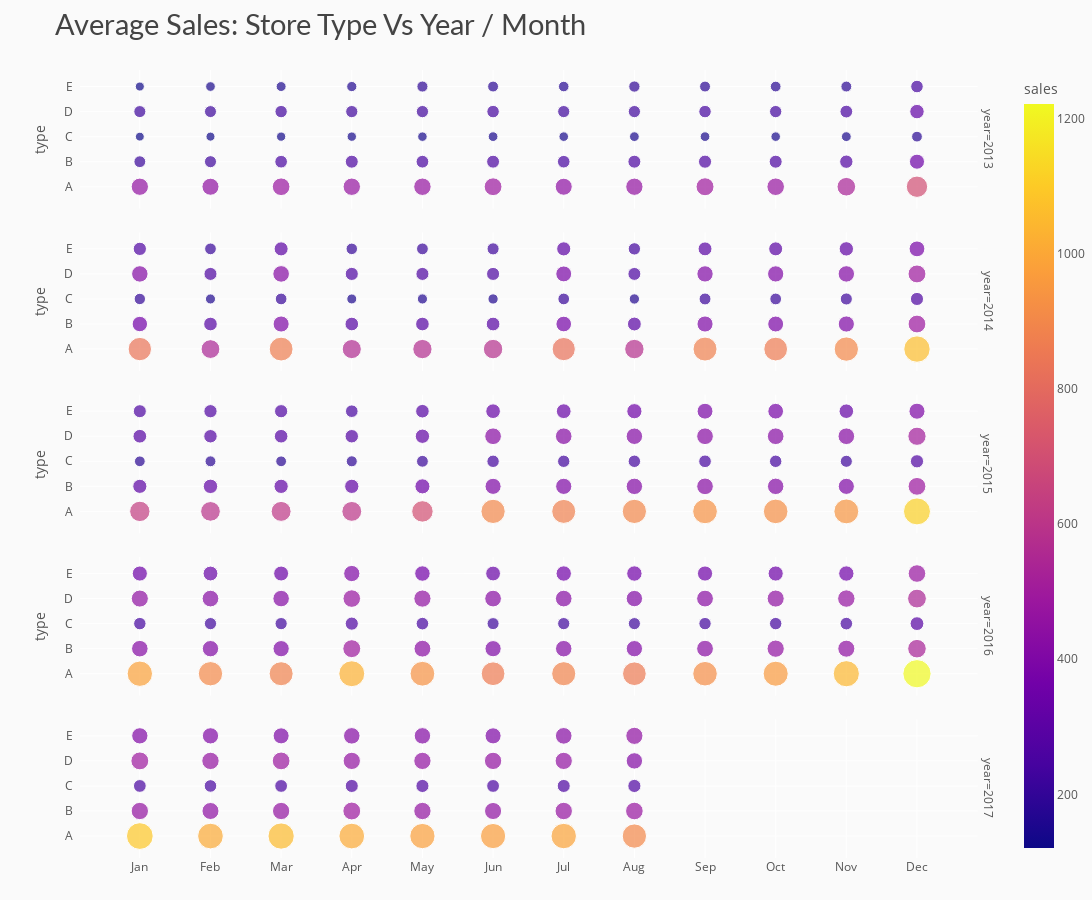

Notebook source saved alongside this figure:
### Markdown cell above
#### Visuals on Type by Year / Month

### Code cell
temp = merged_store_df.copy()
temp["year"] = temp["date"].dt.year
temp["month"] = temp["date"].dt.month
df_y_m_st = temp.groupby(['year','month','type']).agg({"sales" : "mean"}).reset_index()
df_y_m_st['sales'] = round(df_y_m_st['sales'], 2)

# chart
fig = px.scatter(df_y_m_st, x='month', y='type', color='sales', size='sales', 
                 facet_row='year', title='Average Sales: Store Type Vs Year / Month')
# styling
fig.update_yaxes(ticksuffix='  ')
fig.update_xaxes(tickmode = 'array', tickvals=[i for i in range(1,13)], 
                 ticktext=['Jan','Feb','Mar','Apr','May','Jun','Jul','Aug','Sep','Oct','Nov','Dec'])
fig.update_layout(height=900, width=1200, xaxis_title='', yaxis_title='',
                  margin=dict(t=70, b=0),
                  plot_bgcolor='#fafafa', paper_bgcolor='#fafafa',
                  title_font=dict(size=29, color='#444', family="Lato, sans-serif"),
                  font=dict(color='#555'), 
                  hoverlabel=dict(bgcolor="#f2f2f2", font_size=13, font_family="Lato, sans-serif"))

fig.show()

### Figure 1 — Plotly figure (JSON) as saved in the notebook; plotly's stock layout.template omitted (floating-point values rounded to 4 significant figures)
{"data": [{"hovertemplate": "year=2013<br>month=%{x}<br>type=%{y}<br>sales=%{marker.color}<extra></extra>", "legendgroup": "", "marker": {"color": [456.7, 213.7, 120.8, 221.8, 125.1, 445.5, 223.1, 124.8, 219.7, 143.6, 478.1, 245, 131.5, 233.3, 151.8, 463.4, 257.9, 135.0, 227.7, 159.0, 465.4, 248.8, 138.5, 229.2, 187.8, 485.1, 255.6, 144.6, 239.1, 181.2, 444.0, 243.2, 139.9, 226.7, 170.2, 457.6, 256.4, 145.1, 228.8, 194.6, 494.6, 263.4, 143.4, 238.8, 182.2, 471.6, 258.7, 139.1, 231.9, 175.7, 531.0, 272.4, 147.5, 249.3, 181.7, 696.5, 348.3, 176.6, 319.1, 241.1], "coloraxis": "coloraxis", "size": [456.7, 213.7, 120.8, 221.8, 125.1, 445.5, 223.1, 124.8, 219.7, 143.6, 478.1, 245, 131.5, 233.3, 151.8, 463.4, 257.9, 135.0, 227.7, 159.0, 465.4, 248.8, 138.5, 229.2, 187.8, 485.1, 255.6, 144.6, 239.1, 181.2, 444.0, 243.2, 139.9, 226.7, 170.2, 457.6, 256.4, 145.1, 228.8, 194.6, 494.6, 263.4, 143.4, 238.8, 182.2, 471.6, 258.7, 139.1, 231.9, 175.7, 531.0, 272.4, 147.5, 249.3, 181.7, 696.5, 348.3, 176.6, 319.1, 241.1], "sizemode": "area", "sizeref": 3.054, "symbol": "circle"}, "mode": "markers", "name": "", "orientation": "h", "showlegend": false, "type": "scatter", "x": [1, 1, 1, 1, 1, 2, 2, 2, 2, 2, 3, 3, 3, 3, 3, 4, 4, 4, 4, 4, 5, 5, 5, 5, 5, 6, 6, 6, 6, 6, 7, 7, 7, 7, 7, 8, 8, 8, 8, 8, 9, 9, 9, 9, 9, 10, 10, 10, 10, 10, 11, 11, 11, 11, 11, 12, 12, 12, 12, 12], "xaxis": "x5", "y": ["A", "B", "C", "D", "E", "A", "B", "C", "D", "E", "A", "B", "C", "D", "E", "A", "B", "C", "D", "E", "A", "B", "C", "D", "E", "A", "B", "C", "D", "E", "A", "B", "C", "D", "E", "A", "B", "C", "D", "E", "A", "B", "C", "D", "E", "A", "B", "C", "D", "E", "A", "B", "C", "D", "E", "A", "B", "C", "D", "E"], "yaxis": "y5"}, {"hovertemplate": "year=2014<br>month=%{x}<br>type=%{y}<br>sales=%{marker.color}<extra></extra>", "legendgroup": "", "marker": {"color": [835.3, 364.2, 198.7, 414.0, 269.1, 539.7, 284.7, 156.4, 261.4, 210.8, 867.2, 396.0, 209.6, 422.1, 302.2, 559.8, 283.8, 152.5, 263.6, 202.3, 569.7, 285.0, 159.1, 261.2, 213.7, 577.9, 288.6, 161.0, 260.9, 224.2, 824.8, 374.9, 210.0, 386.3, 305.7, 577.0, 293.5, 163.1, 256.5, 233.5, 879.7, 397.4, 218.6, 407.3, 296.7, 862.0, 387.9, 210.9, 403.7, 299.4, 904.0, 400.7, 224.4, 412.5, 315.9, 1065.0, 484.1, 262.8, 490.5, 382.3], "coloraxis": "coloraxis", "size": [835.3, 364.2, 198.7, 414.0, 269.1, 539.7, 284.7, 156.4, 261.4, 210.8, 867.2, 396.0, 209.6, 422.1, 302.2, 559.8, 283.8, 152.5, 263.6, 202.3, 569.7, 285.0, 159.1, 261.2, 213.7, 577.9, 288.6, 161.0, 260.9, 224.2, 824.8, 374.9, 210.0, 386.3, 305.7, 577.0, 293.5, 163.1, 256.5, 233.5, 879.7, 397.4, 218.6, 407.3, 296.7, 862.0, 387.9, 210.9, 403.7, 299.4, 904.0, 400.7, 224.4, 412.5, 315.9, 1065.0, 484.1, 262.8, 490.5, 382.3], "sizemode": "area", "sizeref": 3.054, "symbol": "circle"}, "mode": "markers", "name": "", "orientation": "h", "showlegend": false, "type": "scatter", "x": [1, 1, 1, 1, 1, 2, 2, 2, 2, 2, 3, 3, 3, 3, 3, 4, 4, 4, 4, 4, 5, 5, 5, 5, 5, 6, 6, 6, 6, 6, 7, 7, 7, 7, 7, 8, 8, 8, 8, 8, 9, 9, 9, 9, 9, 10, 10, 10, 10, 10, 11, 11, 11, 11, 11, 12, 12, 12, 12, 12], "xaxis": "x4", "y": ["A", "B", "C", "D", "E", "A", "B", "C", "D", "E", "A", "B", "C", "D", "E", "A", "B", "C", "D", "E", "A", "B", "C", "D", "E", "A", "B", "C", "D", "E", "A", "B", "C", "D", "E", "A", "B", "C", "D", "E", "A", "B", "C", "D", "E", "A", "B", "C", "D", "E", "A", "B", "C", "D", "E", "A", "B", "C", "D", "E"], "yaxis": "y4"}, {"hovertemplate": "year=2015<br>month=%{x}<br>type=%{y}<br>sales=%{marker.color}<extra></extra>", "legendgroup": "", "marker": {"color": [632.4, 305.3, 177.7, 287.2, 258.6, 592.3, 318.1, 181.2, 276.6, 268.3, 608.9, 311.3, 177.9, 283.4, 266.1, 603.6, 311.3, 186.7, 276.3, 243.5, 702.5, 347.5, 213.9, 314.7, 281.9, 898.2, 397.6, 236.6, 425.6, 329.1, 879.1, 401.4, 233.2, 422.0, 334.7, 898.8, 412.3, 237.4, 415.9, 354.1, 931.2, 424.1, 244.4, 426.2, 384.8, 923.7, 413.6, 236.3, 424.9, 377.8, 945.3, 399.1, 223.5, 423.6, 325.6, 1114.0, 484.1, 268.0, 507.6, 394.5], "coloraxis": "coloraxis", "size": [632.4, 305.3, 177.7, 287.2, 258.6, 592.3, 318.1, 181.2, 276.6, 268.3, 608.9, 311.3, 177.9, 283.4, 266.1, 603.6, 311.3, 186.7, 276.3, 243.5, 702.5, 347.5, 213.9, 314.7, 281.9, 898.2, 397.6, 236.6, 425.6, 329.1, 879.1, 401.4, 233.2, 422.0, 334.7, 898.8, 412.3, 237.4, 415.9, 354.1, 931.2, 424.1, 244.4, 426.2, 384.8, 923.7, 413.6, 236.3, 424.9, 377.8, 945.3, 399.1, 223.5, 423.6, 325.6, 1114.0, 484.1, 268.0, 507.6, 394.5], "sizemode": "area", "sizeref": 3.054, "symbol": "circle"}, "mode": "markers", "name": "", "orientation": "h", "showlegend": false, "type": "scatter", "x": [1, 1, 1, 1, 1, 2, 2, 2, 2, 2, 3, 3, 3, 3, 3, 4, 4, 4, 4, 4, 5, 5, 5, 5, 5, 6, 6, 6, 6, 6, 7, 7, 7, 7, 7, 8, 8, 8, 8, 8, 9, 9, 9, 9, 9, 10, 10, 10, 10, 10, 11, 11, 11, 11, 11, 12, 12, 12, 12, 12], "xaxis": "x3", "y": ["A", "B", "C", "D", "E", "A", "B", "C", "D", "E", "A", "B", "C", "D", "E", "A", "B", "C", "D", "E", "A", "B", "C", "D", "E", "A", "B", "C", "D", "E", "A", "B", "C", "D", "E", "A", "B", "C", "D", "E", "A", "B", "C", "D", "E", "A", "B", "C", "D", "E", "A", "B", "C", "D", "E", "A", "B", "C", "D", "E"], "yaxis": "y3"}, {"hovertemplate": "year=2016<br>month=%{x}<br>type=%{y}<br>sales=%{marker.color}<extra></extra>", "legendgroup": "", "marker": {"color": [983.9, 419.7, 236.2, 446.2, 350.2, 904.9, 409.2, 229.0, 424.8, 334.5, 882.9, 404.2, 229.0, 418.1, 341.9, 1027.0, 492.4, 264.1, 472.1, 402.8, 934.7, 434.1, 243.3, 453.3, 365.6, 860.5, 401.6, 221.9, 426.2, 334.2, 888.1, 415.4, 227.8, 424.6, 362.1, 856.3, 407.0, 224.5, 410.0, 362.1, 920.4, 431.4, 233.4, 432.2, 353.0, 960.4, 455.6, 236.7, 446.6, 351.1, 1046.0, 445.7, 243.0, 464.8, 360.3, 1222.0, 526.9, 290.9, 540.7, 473.0], "coloraxis": "coloraxis", "size": [983.9, 419.7, 236.2, 446.2, 350.2, 904.9, 409.2, 229.0, 424.8, 334.5, 882.9, 404.2, 229.0, 418.1, 341.9, 1027.0, 492.4, 264.1, 472.1, 402.8, 934.7, 434.1, 243.3, 453.3, 365.6, 860.5, 401.6, 221.9, 426.2, 334.2, 888.1, 415.4, 227.8, 424.6, 362.1, 856.3, 407.0, 224.5, 410.0, 362.1, 920.4, 431.4, 233.4, 432.2, 353.0, 960.4, 455.6, 236.7, 446.6, 351.1, 1046.0, 445.7, 243.0, 464.8, 360.3, 1222.0, 526.9, 290.9, 540.7, 473.0], "sizemode": "area", "sizeref": 3.054, "symbol": "circle"}, "mode": "markers", "name": "", "orientation": "h", "showlegend": false, "type": "scatter", "x": [1, 1, 1, 1, 1, 2, 2, 2, 2, 2, 3, 3, 3, 3, 3, 4, 4, 4, 4, 4, 5, 5, 5, 5, 5, 6, 6, 6, 6, 6, 7, 7, 7, 7, 7, 8, 8, 8, 8, 8, 9, 9, 9, 9, 9, 10, 10, 10, 10, 10, 11, 11, 11, 11, 11, 12, 12, 12, 12, 12], "xaxis": "x2", "y": ["A", "B", "C", "D", "E", "A", "B", "C", "D", "E", "A", "B", "C", "D", "E", "A", "B", "C", "D", "E", "A", "B", "C", "D", "E", "A", "B", "C", "D", "E", "A", "B", "C", "D", "E", "A", "B", "C", "D", "E", "A", "B", "C", "D", "E", "A", "B", "C", "D", "E", "A", "B", "C", "D", "E", "A", "B", "C", "D", "E"], "yaxis": "y2"}, {"hovertemplate": "year=2017<br>month=%{x}<br>type=%{y}<br>sales=%{marker.color}<extra></extra>", "legendgroup": "", "marker": {"color": [1091.0, 459.2, 249.0, 489.8, 405.9, 1007.0, 443.0, 242.0, 461.7, 404.9, 1054.0, 457.9, 250.5, 481.7, 394.2, 1008.0, 487.6, 261.4, 457.3, 417.5, 976.5, 459.5, 264.0, 456.9, 414.2, 970.9, 447.0, 251.7, 459.1, 397.2, 988.3, 464.3, 260.7, 454.9, 424.1, 903.1, 473.7, 265.4, 412.0, 451.0], "coloraxis": "coloraxis", "size": [1091.0, 459.2, 249.0, 489.8, 405.9, 1007.0, 443.0, 242.0, 461.7, 404.9, 1054.0, 457.9, 250.5, 481.7, 394.2, 1008.0, 487.6, 261.4, 457.3, 417.5, 976.5, 459.5, 264.0, 456.9, 414.2, 970.9, 447.0, 251.7, 459.1, 397.2, 988.3, 464.3, 260.7, 454.9, 424.1, 903.1, 473.7, 265.4, 412.0, 451.0], "sizemode": "area", "sizeref": 3.054, "symbol": "circle"}, "mode": "markers", "name": "", "orientation": "h", "showlegend": false, "type": "scatter", "x": [1, 1, 1, 1, 1, 2, 2, 2, 2, 2, 3, 3, 3, 3, 3, 4, 4, 4, 4, 4, 5, 5, 5, 5, 5, 6, 6, 6, 6, 6, 7, 7, 7, 7, 7, 8, 8, 8, 8, 8], "xaxis": "x", "y": ["A", "B", "C", "D", "E", "A", "B", "C", "D", "E", "A", "B", "C", "D", "E", "A", "B", "C", "D", "E", "A", "B", "C", "D", "E", "A", "B", "C", "D", "E", "A", "B", "C", "D", "E", "A", "B", "C", "D", "E"], "yaxis": "y"}], "layout": {"annotations": [{"font": {}, "showarrow": false, "text": "year=2017", "textangle": 90, "x": 0.98, "xanchor": "left", "xref": "paper", "y": 0.088, "yanchor": "middle", "yref": "paper"}, {"font": {}, "showarrow": false, "text": "year=2016", "textangle": 90, "x": 0.98, "xanchor": "left", "xref": "paper", "y": 0.294, "yanchor": "middle", "yref": "paper"}, {"font": {}, "showarrow": false, "text": "year=2015", "textangle": 90, "x": 0.98, "xanchor": "left", "xref": "paper", "y": 0.5, "yanchor": "middle", "yref": "paper"}, {"font": {}, "showarrow": false, "text": "year=2014", "textangle": 90, "x": 0.98, "xanchor": "left", "xref": "paper", "y": 0.706, "yanchor": "middle", "yref": "paper"}, {"font": {}, "showarrow": false, "text": "year=2013", "textangle": 90, "x": 0.98, "xanchor": "left", "xref": "paper", "y": 0.912, "yanchor": "middle", "yref": "paper"}], "coloraxis": {"colorbar": {"title": {"text": "sales"}}, "colorscale": [[0, "#0d0887"], [0.1111, "#46039f"], [0.2222, "#7201a8"], [0.3333, "#9c179e"], [0.4444, "#bd3786"], [0.5556, "#d8576b"], [0.6667, "#ed7953"], [0.7778, "#fb9f3a"], [0.8889, "#fdca26"], [1, "#f0f921"]]}, "font": {"color": "#555"}, "height": 900, "hoverlabel": {"bgcolor": "#f2f2f2", "font": {"family": "Lato, sans-serif", "size": 13}}, "legend": {"itemsizing": "constant", "tracegroupgap": 0}, "margin": {"b": 0, "t": 70}, "paper_bgcolor": "#fafafa", "plot_bgcolor": "#fafafa", "title": {"font": {"color": "#444", "family": "Lato, sans-serif", "size": 29}, "text": "Average Sales: Store Type Vs Year / Month"}, "width": 1200, "xaxis": {"anchor": "y", "domain": [0, 0.98], "tickmode": "array", "ticktext": ["Jan", "Feb", "Mar", "Apr", "May", "Jun", "Jul", "Aug", "Sep", "Oct", "Nov", "Dec"], "tickvals": [1, 2, 3, 4, 5, 6, 7, 8, 9, 10, 11, 12], "title": {"text": ""}}, "xaxis2": {"anchor": "y2", "domain": [0, 0.98], "matches": "x", "showticklabels": false, "tickmode": "array", "ticktext": ["Jan", "Feb", "Mar", "Apr", "May", "Jun", "Jul", "Aug", "Sep", "Oct", "Nov", "Dec"], "tickvals": [1, 2, 3, 4, 5, 6, 7, 8, 9, 10, 11, 12]}, "xaxis3": {"anchor": "y3", "domain": [0, 0.98], "matches": "x", "showticklabels": false, "tickmode": "array", "ticktext": ["Jan", "Feb", "Mar", "Apr", "May", "Jun", "Jul", "Aug", "Sep", "Oct", "Nov", "Dec"], "tickvals": [1, 2, 3, 4, 5, 6, 7, 8, 9, 10, 11, 12]}, "xaxis4": {"anchor": "y4", "domain": [0, 0.98], "matches": "x", "showticklabels": false, "tickmode": "array", "ticktext": ["Jan", "Feb", "Mar", "Apr", "May", "Jun", "Jul", "Aug", "Sep", "Oct", "Nov", "Dec"], "tickvals": [1, 2, 3, 4, 5, 6, 7, 8, 9, 10, 11, 12]}, "xaxis5": {"anchor": "y5", "domain": [0, 0.98], "matches": "x", "showticklabels": false, "tickmode": "array", "ticktext": ["Jan", "Feb", "Mar", "Apr", "May", "Jun", "Jul", "Aug", "Sep", "Oct", "Nov", "Dec"], "tickvals": [1, 2, 3, 4, 5, 6, 7, 8, 9, 10, 11, 12]}, "yaxis": {"anchor": "x", "domain": [0, 0.176], "ticksuffix": "  ", "title": {"text": ""}}, "yaxis2": {"anchor": "x2", "domain": [0.206, 0.382], "matches": "y", "ticksuffix": "  ", "title": {"text": "type"}}, "yaxis3": {"anchor": "x3", "domain": [0.412, 0.588], "matches": "y", "ticksuffix": "  ", "title": {"text": "type"}}, "yaxis4": {"anchor": "x4", "domain": [0.618, 0.794], "matches": "y", "ticksuffix": "  ", "title": {"text": "type"}}, "yaxis5": {"anchor": "x5", "domain": [0.824, 1], "matches": "y", "ticksuffix": "  ", "title": {"text": "type"}}}}
